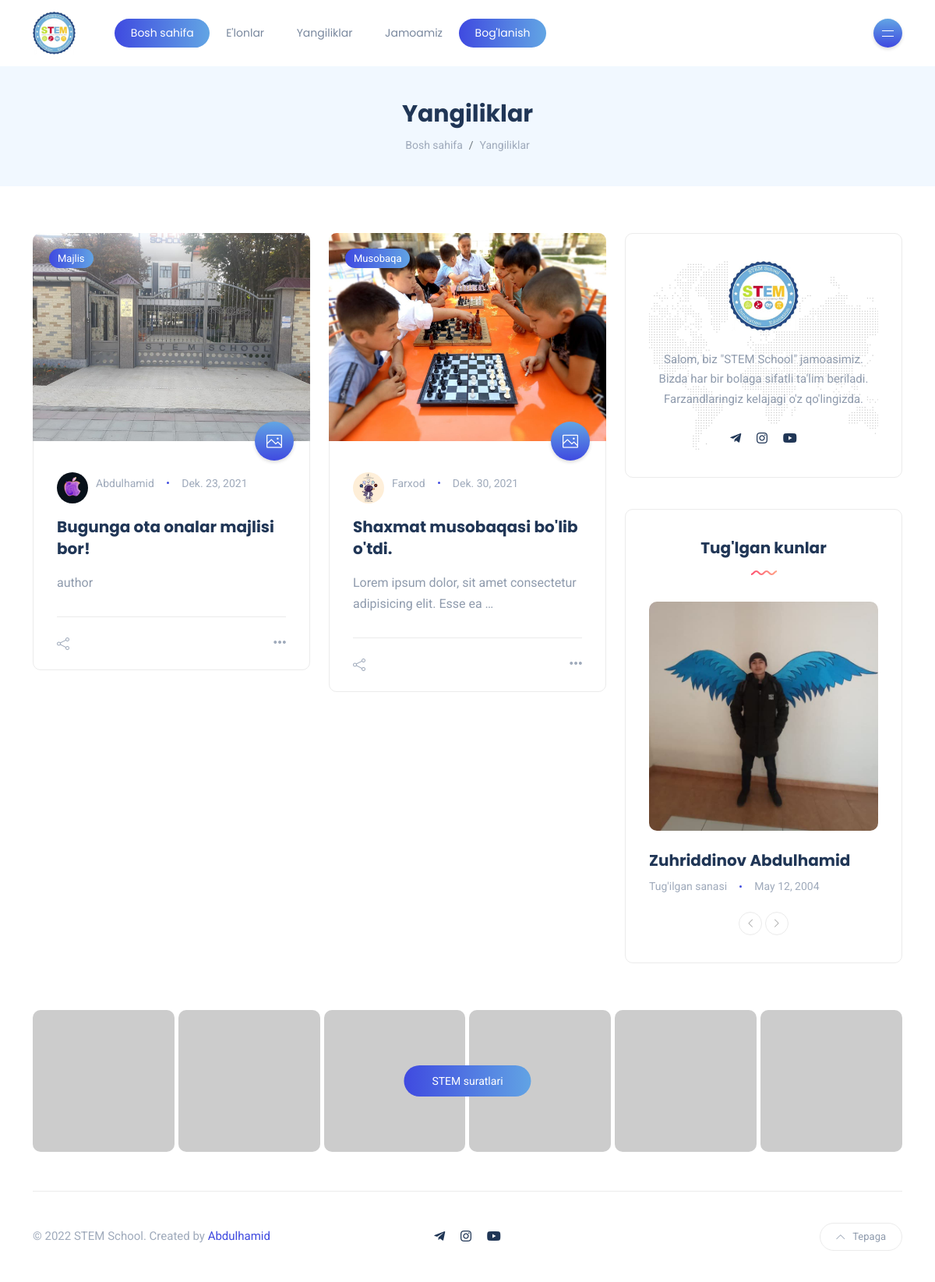
The app's page /yangiliklar/ with its own data.
### main/models.py (models this page shows, shortened)
class News(models.Model):
    author = models.ForeignKey("teachers.Teacher", related_name="news", on_delete=models.CASCADE)
    title = models.CharField("Sarlavha", max_length=350)
    image = models.ImageField("Rasmi", upload_to='news_images/')
    video = models.CharField("Video", max_length=60, blank=True)
    category = models.ForeignKey("main.Category", related_name="news", on_delete=models.CASCADE)
    gellary = models.ManyToManyField("main.Gellary", related_name="gnews", blank=True)
    body = models.TextField("Matni")
    date = models.DateField("sanasi", auto_now_add=True)

class Category(models.Model):
    title = models.CharField("Nomi", max_length=150)
    slug = models.SlugField("*")
    def __str__(self):
        return self.title

### teachers/models.py (models this page shows, shortened)
class Teacher(models.Model):
    user = models.OneToOneField(User, related_name="teacher", on_delete=models.CASCADE)
    avatar = models.ImageField("profil rasmi", upload_to='profile_images/', null=True, blank=True)
    class_name = models.CharField("sinfi", max_length=50, blank=True)
    info = models.TextField("Ma'lumot", blank=True)
    image = models.ImageField("Rasmi", upload_to='teacher_images/', null=True, blank=True)

class BrithDays(models.Model):
    name = models.CharField("Ismi", max_length=150)
    day = models.DateField("Tugilgan kuni")
    image = models.ImageField("Rasmi", upload_to="birday_user/", blank=True)

### main/views.py (the view)
# urls.py: path("yangiliklar/", NewsView.as_view(), name="news"),
class NewsView(View):
    def get(self, request):
        news = News.objects.all()
        context = {
            'news':news,
        }
        return render(request, 'news.html', context)

### teachers/views.py (called while the page is built)
def brithday_view(request):
    days = BrithDays.objects.all()
    context = {
        'days':days
    }
    return context

### templates/news.html (shortened to what this page needs)
{% extends 'sitebar.html' %}
{% load static %}
{% block sitebar %}
<section class="page-header">
    <div class="container-xl">
        <div class="text-center">
            <h1 class="mt-0 mb-2">Yangiliklar</h1>
            <nav aria-label="breadcrumb">
                <ol class="breadcrumb justify-content-center mb-0">
                    <li class="breadcrumb-item"><a href="#">Bosh sahifa</a></li>
                    <li class="breadcrumb-item active" aria-current="page">Yangiliklar</li>
                </ol>
            </nav>
        </div>
    </div>
</section>
<section class="main-content">
    <div class="container-xl">
        <div class="row gy-4">
            <div class="col-lg-8">
                <div class="row gy-4">
                    {% for news in news %}
                    <div class="col-sm-6">
                        <div class="post post-grid rounded bordered">
                            <div class="thumb top-rounded">
                                <a href="/yangilik/{{news.pk}}" class="category-badge position-absolute">{{news.category}}</a>
                                <span class="post-format">
                                    <i class="icon-picture"></i>
                                </span>
                                <a href="/yangilik/{{news.pk}}">
                                    <div class="inner">
                                        <img src="{{news.image.url}}" alt="post-title" />
                                    </div>
                                </a>
                            </div>
                            <div class="details">
                                <ul class="meta list-inline mb-0">
                                    <li class="list-inline-item"><a href="#"><img src="{{news.author.avatar.url}}" class="avatar" alt="author"/>{{news.author.user.first_name}}</a></li>
                                    <li class="list-inline-item">{{news.date}}</li>
                                </ul>
                                <h5 class="post-title mb-3 mt-3"><a href="/yangilik/{{news.pk}}">{{news.title|truncatewords:7}}</a></h5>
                                <p class="excerpt mb-0">{{news.body|truncatewords:10}}</p>
                            </div>
                            <div class="post-bottom clearfix d-flex align-items-center">
                                <div class="social-share me-auto">
                                    <button class="toggle-button icon-share"></button>
                                </div>
                                <div class="more-button float-end">
                                    <a href="/yangilik/{{news.pk}}"><span class="icon-options"></span></a>
                                </div>
                            </div>
                        </div>
                    </div>
                    {% endfor %}
                </div>
            </div>
{% endblock sitebar %}

### templates/sitebar.html (shortened to what this page needs)
{% load static %}
<!DOCTYPE html>
<html lang="en-US">
<head>
	<link rel="stylesheet" href="/static/css/bootstrap.min.css" type="text/css" media="all">
	<link rel="stylesheet" href="/static/css/all.min.css" type="text/css" media="all">
	<link rel="stylesheet" href="/static/css/slick.css" type="text/css" media="all">
	<link rel="stylesheet" href="/static/css/simple-line-icons.css" type="text/css" media="all">
	<link rel="stylesheet" href="/static/css/style.css" type="text/css" media="all">
</head>
<body>
<div class="site-wrapper">
	<header class="header-default">
		<nav class="navbar navbar-expand-lg">
			<div class="container-xl">
				<a class="navbar-brand" href="{% url 'main:home' %}"><img src="/static/images/stem.jpg" alt="logo" width="55"/></a>
				<div class="collapse navbar-collapse">
					<ul class="navbar-nav mr-auto">
						<li class="nav-item active">
							<a class="nav-link" href="{% url 'main:home' %}">Bosh sahifa</a>
						</li>
						<li class="nav-item">
							<a class="nav-link" href="{% url 'main:report' %}">E'lonlar</a>
						</li>
						<li class="nav-item">
							<a class="nav-link" href="{% url 'main:news' %}">Yangiliklar</a>
						</li>
						<li class="nav-item">
							<a class="nav-link" href="{% url 'teachers:team' %}">Jamoamiz</a>
						</li>
						<li class="nav-item active">
							<a class="nav-link" href="/jamoa/boglanish">Bog'lanish</a>
						</li>
					</ul>
				</div>
				<div class="header-right">
					<div class="header-buttons">
						<button class="burger-menu icon-button">
							<span class="burger-icon"></span>
						</button>
					</div>
				</div>
			</div>
		</nav>
	</header>
    {% block sitebar %}
    {% endblock sitebar %}
	<div class="col-lg-4">
		<div class="sidebar">
			<div class="widget rounded">
				<div class="widget-about data-bg-image text-center" data-bg-image="/static/images/map-bg.png">
					<img src="/static/images/stem.jpg" width="90" alt="logo" class="mb-4" />
					<p class="mb-4">Salom, biz "STEM School" jamoasimiz. Bizda har bir bolaga sifatli ta'lim beriladi. Farzandlaringiz kelajagi o'z qo'lingizda.</p>
					<ul class="social-icons list-unstyled list-inline mb-0">
						<li class="list-inline-item"><a href="#"><i class="fab fa-telegram-plane"></i></a></li>
						<li class="list-inline-item"><a href="#"><i class="fab fa-instagram"></i></a></li>
						<li class="list-inline-item"><a href="#"><i class="fab fa-youtube"></i></a></li>
					</ul>
				</div>
			</div>
			<div class="widget rounded">
				<div class="widget-header text-center">
					<h3 class="widget-title">Tug'lgan kunlar</h3>
					<img src="/static/images/wave.svg" class="wave" alt="wave" />
				</div>
				<div class="widget-content">
					<div class="post-carousel-widget" id="">
						{% for day in days %}
						<div class="post post-carousel">
							<div class="thumb rounded">
								<a href="blog-single.html">
									<div class="inner">
										<img src="{{day.image.url}}" alt="post-title" />
									</div>
								</a>
							</div>
							<h5 class="post-title mb-0 mt-4"><a href="blog-single.html">{{day.name}}</a></h5>
							<ul class="meta list-inline mt-2 mb-0">
								<li class="list-inline-item"><a href="#">Tug'ilgan sanasi</a></li>
								<li class="list-inline-item">{{day.day}}</li>
							</ul>
						</div>
						{% endfor %}
					</div>
					<div class="slick-arrows-bot">
						<button type="button" data-role="none" class="carousel-botNav-prev slick-custom-buttons" aria-label="Previous"><i class="icon-arrow-left"></i></button>
						<button type="button" data-role="none" class="carousel-botNav-next slick-custom-buttons" aria-label="Next"><i class="icon-arrow-right"></i></button>
					</div>
				</div>
			</div>
		</div>
	</div>
</div>
</div>
</section>
	<div class="instagram">
		<div class="container-xl">
			<a href="#" class="btn btn-default btn-instagram">STEM suratlari</a>
			<div class="instagram-feed d-flex flex-wrap">
				<div class="insta-item col-sm-2 col-6 col-md-2">
					<a href="#">
						<img src="/static/images/insta/insta-1.jpg" alt="insta-title" />
					</a>
				</div>
				<div class="insta-item col-sm-2 col-6 col-md-2">
					<a href="#">
						<img src="/static/images/insta/insta-2.jpg" alt="insta-title" />
					</a>
				</div>
				<div class="insta-item col-sm-2 col-6 col-md-2">
					<a href="#">
						<img src="/static/images/insta/insta-3.jpg" alt="insta-title" />
					</a>
				</div>
				<div class="insta-item col-sm-2 col-6 col-md-2">
					<a href="#">
						<img src="/static/images/insta/insta-4.jpg" alt="insta-title" />
					</a>
				</div>
				<div class="insta-item col-sm-2 col-6 col-md-2">
					<a href="#">
						<img src="/static/images/insta/insta-5.jpg" alt="insta-title" />
					</a>
				</div>
				<div class="insta-item col-sm-2 col-6 col-md-2">
					<a href="#">
						<img src="/static/images/insta/insta-6.jpg" alt="insta-title" />
					</a>
				</div>
			</div>
		</div>
	</div>
	<footer>
		<div class="container-xl">
			<div class="footer-inner">
				<div class="row d-flex align-items-center gy-4">
					<div class="col-md-4">
						<span class="copyright">© 2022 STEM School. Created by <a href="https://t.me/bdulhamid">Abdulhamid</a></span>
					</div>
					<div class="col-md-4 text-center">
						<ul class="social-icons list-unstyled list-inline mb-0">
							<li class="list-inline-item"><a href="#"><i class="fab fa-telegram-plane"></i></a></li>
							<li class="list-inline-item"><a href="#"><i class="fab fa-instagram"></i></a></li>
							<li class="list-inline-item"><a href="#"><i class="fab fa-youtube"></i></a></li>
						</ul>
					</div>
					<div class="col-md-4">
						<a href="#" id="return-to-top" class="float-md-end"><i class="icon-arrow-up"></i>Tepaga</a>
					</div>
				</div>
			</div>
		</div>
	</footer>
</div>
</body>
</html>

### templates/sitebar.html (style rules this page uses)
.avatar { width: 40px; height: 40px; margin-right: 10px; margin-top: 10px; border-radius: 50%; }

### records on screen
News: category "Majlis", image (picture), author.avatar (picture), author.user.first_name "Abdulhamid", date "Dek. 23, 2021", title "Bugunga ota onalar majlisi bor!", body "author"
News: category "Musobaqa", image (picture), author.avatar (picture), author.user.first_name "Farxod", date "Dek. 30, 2021", title "Shaxmat musobaqasi bo'lib o'tdi.", body "Lorem ipsum dolor, sit amet consectetur adipisicing elit. Esse ea …"
BrithDays: image (picture), name "Zuhriddinov Abdulhamid", day "May 12, 2004"
